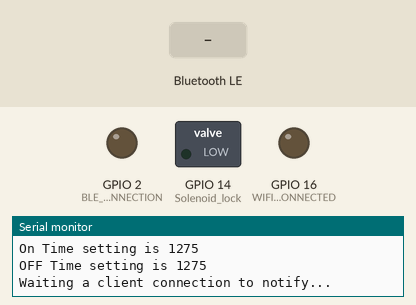
Simulated run of this sketch. Board: ESP32. Parts: switched loads named in the sketch (green lamp = pin HIGH), output pins drawn as LEDs (lit = HIGH), the last lines printed to the serial monitor. The test bench sets the inputs (shaded band). EEPROM starts erased; nothing arrives over Bluetooth unless stated; a phone connects over Bluetooth LE 3 s after start.

Above: at 1.2 s.
1.3 s: Bluetooth LE write "#" received
At 3.9 s:
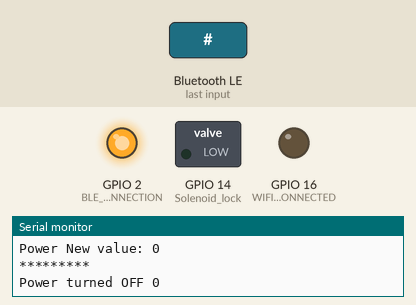
4.3 s: Bluetooth LE write "1" received
At 5.1 s:
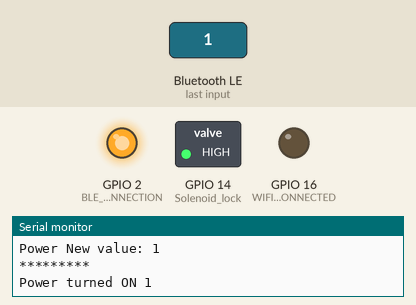
Timing chart, 0 to 7.3 s (numbered marks = the images above; inputs shaded):
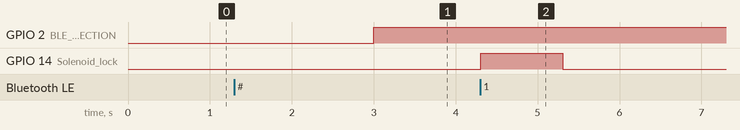

The sketch:

Porchster_Demo_BLE.ino
```cpp
/*
    Video: https://www.youtube.com/watch?v=oCMOYS71NIU
    Based on Neil Kolban example for IDF: https://github.com/nkolban/esp32-snippets/blob/master/cpp_utils/tests/BLE%20Tests/SampleNotify.cpp
    Ported to Arduino ESP32 by Evandro Copercini
    updated by chegewara

   Create a BLE server that, once we receive a connection, will send periodic notifications.
   The service advertises itself as: 4fafc201-1fb5-459e-8fcc-c5c9c331914b
   And has a characteristic of: beb5483e-36e1-4688-b7f5-ea07361b26a8

   The design of creating the BLE server is:
   1. Create a BLE Server
   2. Create a BLE Service
   3. Create a BLE Characteristic on the Service
   4. Create a BLE Descriptor on the characteristic
   5. Start the service.
   6. Start advertising.

   A connect hander associated with the server starts a background task that performs notification
   every couple of seconds.
*/
#include <BLEDevice.h>
#include <BLEServer.h>
#include <BLEUtils.h>
//#include <BLE2902.h>
//#include <BLE2904.h>
#include <EEPROM.h>
#include <HardwareSerial.h>
#include <Keypad.h>
#include <Arduino.h>

BLEServer* pServer = NULL;
BLECharacteristic* pCharacteristicA = NULL;
BLECharacteristic* pCharacteristicB = NULL;

HardwareSerial MySerial(1);


const byte numChars = 32;
char receivedChars[numChars]; // an array to store the received data
boolean newData = false;

bool deviceConnected = false;
bool oldDeviceConnected = false;
uint32_t value = 0;
uint32_t onState = 1;

//These will need to be updated to the GPIO pins for each control circuit.
int POWER = 13; //13
int TIMER_SWITCH = 0;
int BLE_CONNECTION = 2; //15
int WIFI_CLIENT_CONNECTED = 16; //16
int Solenoid_lock = 14;  //17
int SPEED = 2;
int LEFT = 12;
int RIGHT = 13;
const int ANALOG_PIN = A0;

int onoff,powerOn = 1;

volatile byte switch_state = HIGH;
boolean pumpOn = false;
boolean timer_state = false;
boolean timer_started = false;
boolean wifi_state = false;
boolean wifi_client_conn = false;
int startup_state;

int Clock_seconds;

int characteristic_value;

int result;

//Keypad setup

const byte ROWS = 4; //four rows
const byte COLS = 3; //three columns
char keys[ROWS][COLS] = {
  {'1','2','3'},
  {'4','5','6'},
  {'7','8','9'},
  {'*','0','#'}
};
byte rowPins[ROWS] = {33, 32, 22, 23}; //connect to the row pinouts of the keypad
byte colPins[COLS] = {27, 26, 25}; //connect to the column pinouts of the keypad
String pinCode = "";
int key_pressed_count = 0;


//Timer variables
hw_timer_t * timer = NULL;
int ontime_value;  //number of ON minutes store in EEPROM
int offtime_value; //number of OFF minutes store in EEPROM
int ontime;   //On time setting from mobile web app
int offtime;  //Off time setting from mobile web app

// See the following for generating UUIDs:
// https://www.uuidgenerator.net/

#define SERVICE_UUID        "4fafc201-1fb5-459e-8fcc-c5c9c331915c"      //Porchster_Service_CBUUID
#define CHARACTERISTIC_A_UUID "beb5483e-36e1-4688-b7f5-ea07361b26b7"    //Porchster_Solenoid_Characteristic_CBUUID
#define CHARACTERISTIC_B_UUID "beb5483e-36e1-4688-b7f6-ea07361b26c8"    //Porchster_Scanner_Characteristic_CBUUID


void unlock(){
  digitalWrite(Solenoid_lock, HIGH);
  delay(1000);
  digitalWrite(Solenoid_lock,LOW);
  int value = 1;
  if (pumpOn == true)
  {
    pCharacteristicA->setValue((uint8_t*)&value, 4);
    pCharacteristicA->notify();
  }
}

class MyCallbacks: public BLECharacteristicCallbacks {
    void onWrite(BLECharacteristic *pCharacteristic) {
      std::string value = pCharacteristic->getValue();
      Serial.println("Characteristic Callback");
      if (value.length() > 0) {
        Serial.println("*********");
        Serial.print("Power New value: ");

        char Str[] = {value[0], value[1], value[2], value[3], value[4]};

        Serial.println(atoi(Str));
        powerOn = atoi(Str);
        Serial.println();
        Serial.println("*********");

        if (powerOn == 1)
                  {
                    startup_state = 1;
                    EEPROM.write(0,startup_state);
                    EEPROM.commit();
                    byte value = EEPROM.read(0);
                    Serial.println("Power turned ON " + String(value));
                    timer_state = true;
                    pumpOn = true;
                    //digitalWrite(Solenoid_lock, HIGH);
                    unlock();
                  }
         if (powerOn == 0)
                  {
                    startup_state = 0;
                    EEPROM.write(0,startup_state);
                    EEPROM.commit();
                    byte value = EEPROM.read(0);
                    Serial.println("Power turned OFF " + String(value));
                    timer_state = false;
                    pumpOn = false;
                    //digitalWrite(Solenoid_lock, LOW);
                    //unlock();
                  }
      }
    };
};

class MyServerCallbacks: public BLEServerCallbacks {
    void onConnect(BLEServer* pServer) {
      deviceConnected = true;
    };

    void onDisconnect(BLEServer* pServer) {
      deviceConnected = false;
    }
};


Keypad keypad = Keypad( makeKeymap(keys), rowPins, colPins, ROWS, COLS );


void setup() {

  pinMode(POWER, OUTPUT);
  pinMode(BLE_CONNECTION, OUTPUT);
  pinMode(WIFI_CLIENT_CONNECTED, OUTPUT);
  pinMode(Solenoid_lock, OUTPUT);
  pinMode(SPEED, OUTPUT);

  digitalWrite(POWER, LOW);
  digitalWrite(BLE_CONNECTION, LOW);
  digitalWrite(WIFI_CLIENT_CONNECTED, LOW);
  digitalWrite(Solenoid_lock, LOW);
  digitalWrite(SPEED, LOW);

  Serial.begin(115200);
  MySerial.begin(9600, SERIAL_8N1, 3, 1);
  MySerial.print("My Serial started!");

  Serial.println("Start up state of pump is OFF");
  timer_state = false;
  pumpOn = false;
  //pinMode(TIMER_SWITCH, OUTPUT);
  //digitalWrite(TIMER_SWITCH, LOW);
  digitalWrite(Solenoid_lock, LOW);


  EEPROM.begin(3); //Index of three for - On/Off state 1 or 0, OnTime value, OffTime value

  //Determine the value set for ON Time in EEPROM
  ontime_value = EEPROM.read(1);
  if (ontime_value > 0)
  {
    ontime = ontime_value;
    Clock_seconds = ontime_value*5;
    Serial.println("On Time setting is " + String(Clock_seconds));
  }

  //Determine the value set for OFF Time inEEPROM
  offtime_value = EEPROM.read(2);
  if (offtime_value > 0)
  {
    offtime = offtime_value;
    Clock_seconds = offtime_value*5;
    Serial.println("OFF Time setting is " + String(Clock_seconds));
  }


  // Create the BLE Device
  BLEDevice::init("Prstr");

  // Create the BLE Server
  pServer = BLEDevice::createServer();
  pServer->setCallbacks(new MyServerCallbacks());

  // Create the BLE Service
  BLEService *pService = pServer->createService(SERVICE_UUID);

  // Create a BLE Characteristic A
  pCharacteristicA = pService->createCharacteristic(
                      CHARACTERISTIC_A_UUID,
                      BLECharacteristic::PROPERTY_READ   |
                      BLECharacteristic::PROPERTY_WRITE_NR |
                      BLECharacteristic::PROPERTY_NOTIFY |
                      BLECharacteristic::PROPERTY_INDICATE
                    );

// Create a BLE Characteristic B
  pCharacteristicB = pService->createCharacteristic(
                      CHARACTERISTIC_B_UUID,
                      BLECharacteristic::PROPERTY_READ   |
                      BLECharacteristic::PROPERTY_WRITE_NR |
                      BLECharacteristic::PROPERTY_NOTIFY |
                      BLECharacteristic::PROPERTY_INDICATE
                    );


  // https://www.bluetooth.com/specifications/gatt/viewer?attributeXmlFile=org.bluetooth.descriptor.gatt.client_characteristic_configuration.xml
  // Create a BLE Descriptor
  //pCharacteristicA->addDescriptor(new BLE2902());
  //pCharacteristicB->addDescriptor(new BLE2904());

  pCharacteristicA->setCallbacks(new MyCallbacks());
  pCharacteristicB->setCallbacks(new MyCallbacks());

  pService->start();

  // Start advertising
  BLEAdvertising *pAdvertising = BLEDevice::getAdvertising();
  pAdvertising->addServiceUUID(SERVICE_UUID);
  pAdvertising->setScanResponse(false);
  pAdvertising->setMinPreferred(0x0);  // set value to 0x00 to not advertise this parameter
  BLEDevice::startAdvertising();
  Serial.println("Waiting a client connection to notify...");
}


void IRAM_ATTR onoffTimer(){

  switch (powerOn) {

    case 0:
      if (pumpOn == false)
      {
        //digitalWrite(TIMER_SWITCH,LOW);  //We only need to set TIMER_SWITCH once....set pumpOn to TRUE in prep for end of OFFTIME.
        pumpOn = true;
        Serial.println("Turning OFF pump");
        digitalWrite(Solenoid_lock, LOW);
      }
      Serial.println("Pump has been OFF for " + String(Clock_seconds) + " seconds");

      break;

    case 1:
      if (pumpOn == true) {
        //digitalWrite(TIMER_SWITCH,HIGH);  //We only need to set TIMER_SWITCH once....set pumpOn to FALSE in prep for end of OFFTIME.
        pumpOn = false;
        Serial.println("Turning ON pump");
        digitalWrite(Solenoid_lock, HIGH);
      }
      Serial.println("Pump is running for " + String(Clock_seconds) + " seconds");


      break;
  }
}


void loop() {
    // notify changed value
    if (deviceConnected) {
        //Serial.println("device connected");
        //pCharacteristicD->setValue((uint8_t*)&value, 4);
        //pCharacteristicD->notify();
        value++;
        digitalWrite(BLE_CONNECTION, HIGH);
        //delay(500); // bluetooth stack will go into congestion, if too many packets are sent, in 6 hours test i was able to go as low as 3ms
        //pCharacteristicB->setValue((uint8_t*)&value, 4);
        //pCharacteristicB->notify();
        recvWithEndMarker();
        check_keypad();
    }
    // disconnecting
    if (!deviceConnected && oldDeviceConnected) {
        //delay(500); // give the bluetooth stack the chance to get things ready
        pServer->startAdvertising(); // restart advertising
        MySerial.println("start advertising");
        digitalWrite(BLE_CONNECTION, LOW);
        oldDeviceConnected = deviceConnected;
        recvWithEndMarker();
        check_keypad();
    }
    // connecting
    if (deviceConnected && !oldDeviceConnected) {
        // do stuff here on connecting
        MySerial.println(" Device is connecting");
        oldDeviceConnected = deviceConnected;
        digitalWrite(BLE_CONNECTION, HIGH);
    }
    recvWithEndMarker();
    check_keypad();
}

void recvWithEndMarker() {
   static byte ndx = 0;
   char carriageReturn = '\r';
   char rc;


 while (MySerial.available() > 0) {
    rc = MySerial.read();
     if (rc != carriageReturn) {
         receivedChars[ndx] = rc;
         ndx++;
         if (ndx >= numChars) {
         ndx = numChars - 1;
         }
      } else {
           //receivedChars[ndx] = '\0'; // terminate the string
           //receivedChars[ndx-1] = '\0'; // terminate the string
           ndx = 0;
           //newData = true;
           MySerial.println(receivedChars);
           pCharacteristicB->setValue((uint8_t*)&receivedChars, 16);
           pCharacteristicB->notify();
           unlock();
           }
      }
}

void check_keypad(){
  char key = keypad.getKey();

  if (key){
    key_pressed_count++;
    MySerial.print(key_pressed_count);
    MySerial.println(key);
    if (key_pressed_count <= 5)
    {
      if (key == '#' && key_pressed_count == 5)
      {
        MySerial.println("Pound entered");
        unlock();
        key_pressed_count = 0;
      } else {
        return;
      }
    } else {
      if (key_pressed_count > 4) {
        key_pressed_count = 0;
      }
    }
  }
}
```

Measured:
- after the input at 4.3 s, GPIO 14 (Solenoid_lock): LOW → HIGH at once, → LOW 1.0 s later
